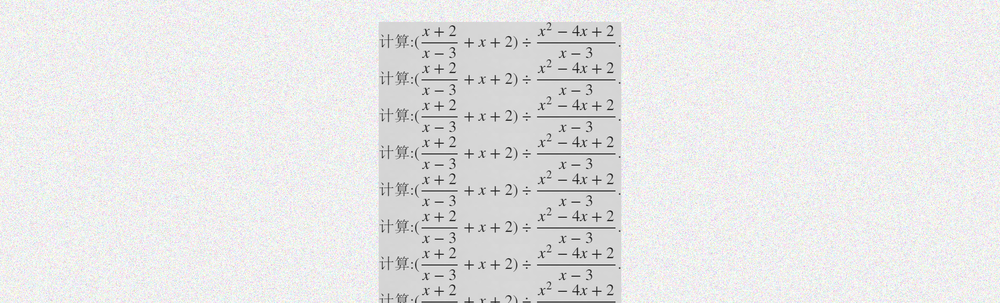
#> input picture 00a3316b-a3c5-4efe-b761-6b15e118df4d.png, 1000 x 303 px, shrunk from 2052 x 622 before the run; its folder holds only this picture in this run
$ python -i Image_SWT.py   (imports and definitions only)   (older library calls are emulated)
#> lines starting #> are read from the running program, lines starting #| are printed output that depends on the picture; after the words box and inside, x2 and y2 are one past the last pixel; in counts of white or black regions, pixels touching at a corner belong together
import cv2
import numpy as np
import os
import warnings

# [2 lines not run here, left out]


def optimized_swt(image_path):
    if not os.path.exists(image_path):
        raise FileNotFoundError(f"图像文件不存在：{image_path}")

    # 1. 读取原二值化图像（你的图是：文字浅、背景白）
    binary = cv2.imread(image_path, 0)
#> binary: shape (303, 1000); min 25, max 255, mean 230.1
    if binary is None:
        raise ValueError(f"无法读取图像：{image_path}")

    # 2. 反转图像（转为：文字黑、背景白 → 便于处理）
    binary_inverted = 255 - binary  # 文字变深，背景保持白
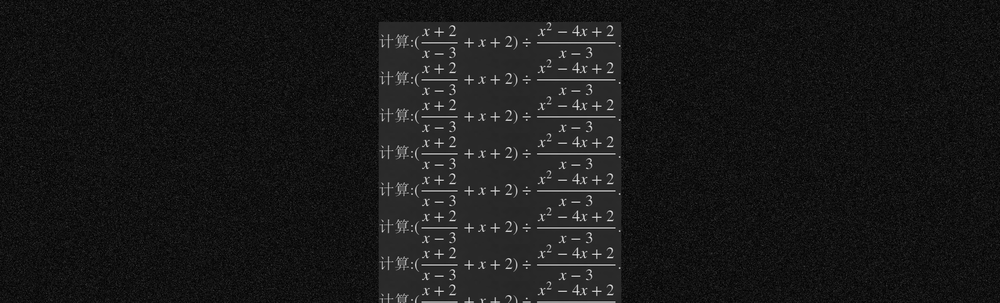
#> binary_inverted: shape (303, 1000); min 0, max 230, mean 24.9

    # 3. 提取文字区域（反转后，文字是黑色<127，背景是白色>127）
    text_mask = (binary_inverted < 127).astype(np.uint8) * 255  # 文字区域标记为255
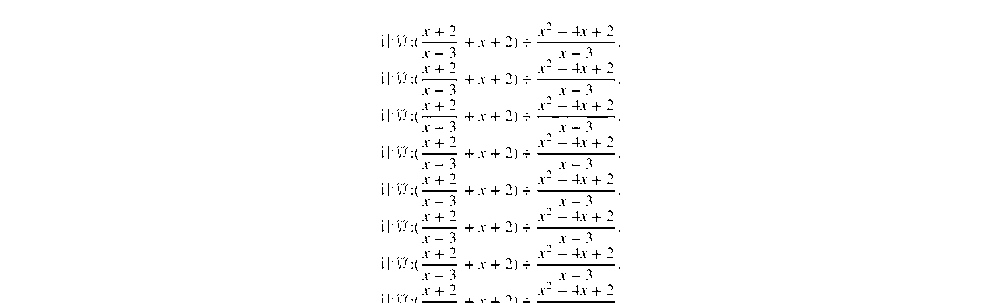
#> text_mask: shape (303, 1000); 98.5% white; black in thin lines or dots, all inside (x1, y1, x2, y2) = (382, 22, 620, 303)
    background_mask = 255 - text_mask  # 背景区域标记为0

    # 4. 边缘检测（针对反转后的文字区域）
    edges = cv2.Canny(text_mask, 30, 100)  # 敏感边缘检测，捕捉浅文字边缘
#> edges: shape (303, 1000); 2.1% white in thin lines or dots, all inside (x1, y1, x2, y2) = (381, 21, 621, 303)
    height, width = edges.shape
#> height = 303; width = 1000
    swt_map = np.zeros_like(edges, dtype=np.float32)
    visited = np.zeros_like(edges, dtype=bool)

    # 5. 梯度计算（仅文字区域）
    grad_x = cv2.Sobel(text_mask, cv2.CV_64F, 1, 0, ksize=3)
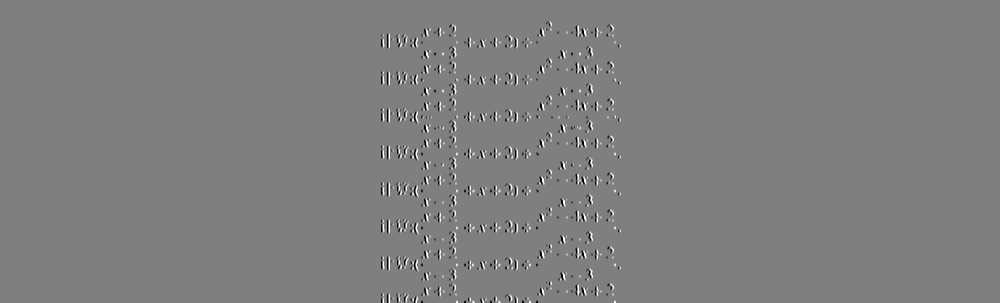
#> grad_x: shape (303, 1000) float64; min -1020, max 1020, mean 0; drawn with min black and max white
    grad_y = cv2.Sobel(text_mask, cv2.CV_64F, 0, 1, ksize=3)
    grad_dir = np.arctan2(grad_y, grad_x)
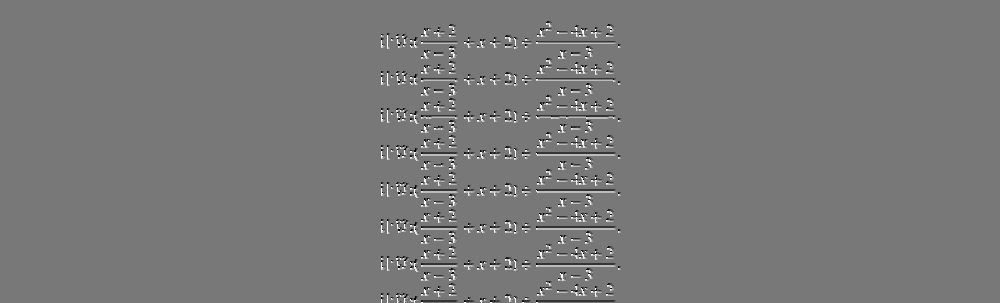
#> grad_dir: shape (303, 1000) float64; min -2.82, max 3.14, mean 0.0125; drawn with min black and max white

    # 6. 遍历文字边缘，计算笔画宽度
    edge_pixels = np.argwhere(edges > 0)
#> edge_pixels = 6216 pairs, first value 21 to 302, second value 381 to 620
    for (y, x) in edge_pixels:
        if visited[y, x] or text_mask[y, x] == 0:
            continue

        dir_x = np.round(np.cos(grad_dir[y, x])).astype(int)
        dir_y = np.round(np.sin(grad_dir[y, x])).astype(int)
        if dir_x == 0 and dir_y == 0:
            dir_x = 1

        current_x, current_y = x, y
        stroke_width = 0
        while stroke_width < 60:
            current_x += dir_x
            current_y += dir_y
            stroke_width += 1

            if current_x < 0 or current_x >= width or current_y < 0 or current_y >= height:
                break

            if text_mask[current_y, current_x] > 0 and edges[current_y, current_x] > 0 and not visited[
                current_y, current_x]:
                swt_map[y, x] = stroke_width
                swt_map[current_y, current_x] = stroke_width
                visited[y, x] = True
                visited[current_y, current_x] = True
                break
#> this loop made 6216 passes
#> (y, x, dir_y) on passes 1 to 3: (21, 548, -1), (21, 549, -1), (22, 550, -1)
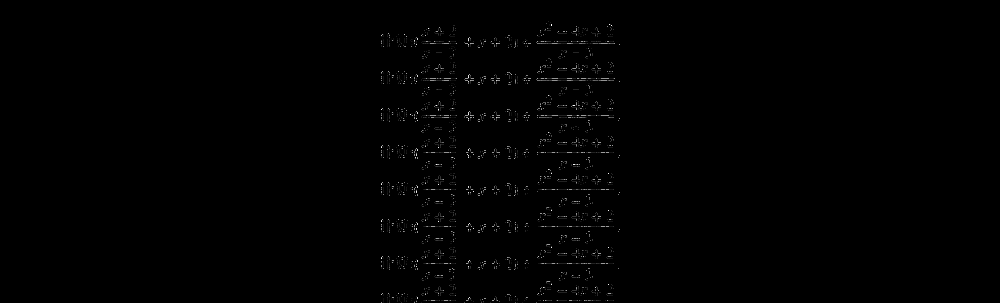
#> swt_map: shape (303, 1000) float32; min 0, max 60, mean 0.3; drawn with min black and max white
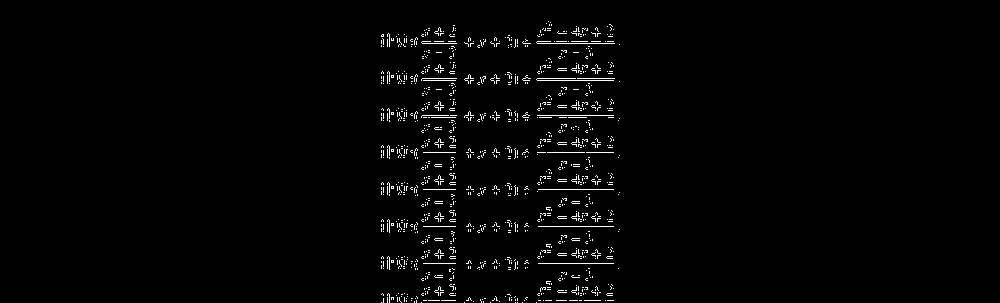
#> visited: shape (303, 1000) bool; 1.7% white in thin lines or dots, all inside (x1, y1, x2, y2) = (381, 21, 620, 303)

    # 7. 核心：增强文字亮度（反转回原背景+提亮文字）
    # 文字区域 = SWT宽度×10（大幅提亮），背景保持白色
    swt_enhanced = np.ones_like(binary, dtype=np.float32) * 255  # 背景设为白色
    swt_enhanced[text_mask > 0] = swt_map[text_mask > 0] * 10  # 文字区域大幅提亮
    swt_enhanced = np.clip(swt_enhanced, 0, 255)  # 限制在0-255

    # 新增：反转图像 → 白底浅字 变为 白底黑字
    swt_enhanced = 255 - swt_enhanced  # 关键修改：反转像素值
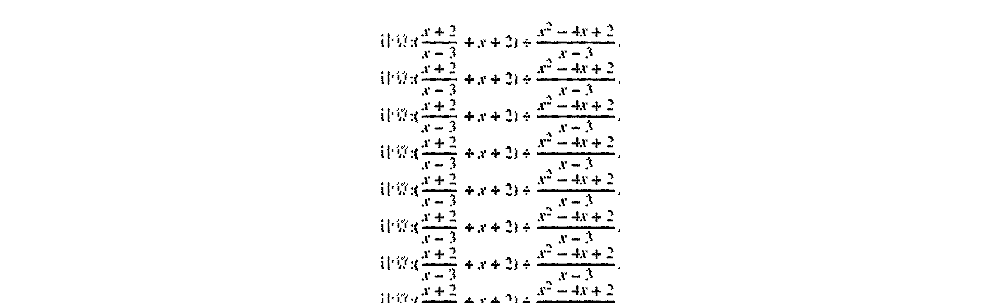
#> swt_enhanced: shape (303, 1000) float32; min 0, max 255, mean 248.7

    # 8. 最终转换为8位图像
    swt_normalized = swt_enhanced.astype(np.uint8)
    return swt_normalized


# 批量处理主程序
# [24 lines not run here, left out]

>>> result = optimized_swt('../00a3316b-a3c5-4efe-b761-6b15e118df4d.png')

$ run again, on 00b7efc3-fbf3-4158-8bed-e7397c343c7d.png
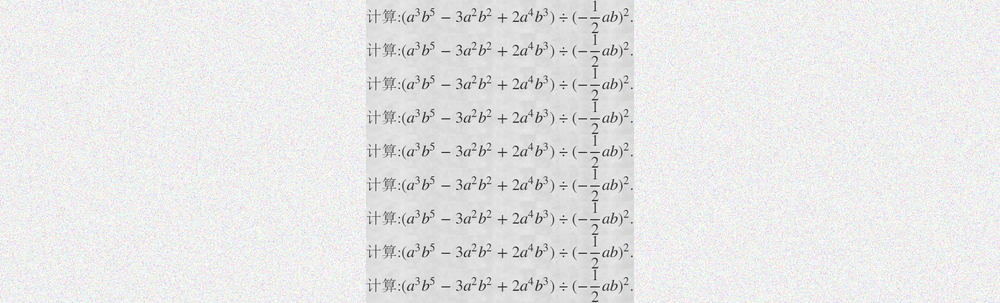
#> input picture 00b7efc3-fbf3-4158-8bed-e7397c343c7d.png, 1000 x 303 px, shrunk from 2052 x 622 before the run
#> text_mask: shape (303, 1000); 98.7% white; black in thin lines or dots, all inside (x1, y1, x2, y2) = (369, 1, 633, 302)
#> edges: shape (303, 1000); 2.2% white in thin lines or dots, all inside (x1, y1, x2, y2) = (368, 0, 633, 303)
#> edge_pixels = 6633 pairs, first value 0 to 302, second value 368 to 632
#> the loop in optimized_swt, `for (y, x) in edge_pixels:` made 6633 passes
#> (y, x, dir_y) on passes 1, 2, 4: (0, 594, 0), (0, 595, 0), (2, 594, 0)
#> after the loop in optimized_swt, `for (y, x) in edge_pixels:`:
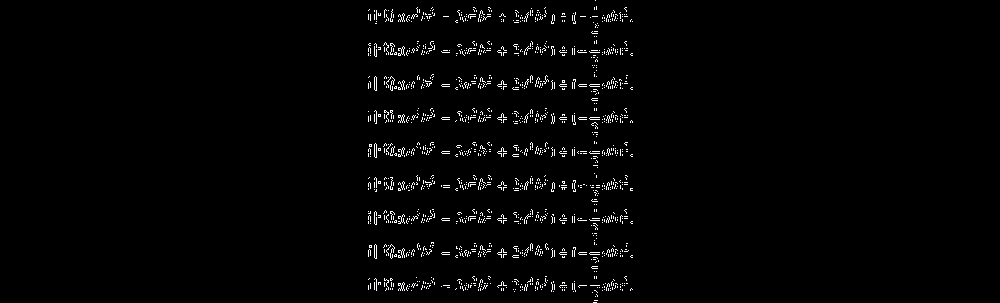
#> visited: shape (303, 1000) bool; 1.8% white in thin lines or dots, all inside (x1, y1, x2, y2) = (368, 0, 633, 303)
#> in optimized_swt, `swt_enhanced = 255 - swt_enhanced`:
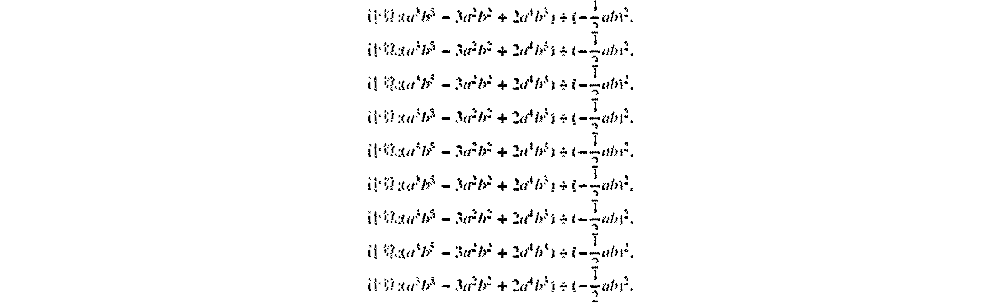
#> swt_enhanced: shape (303, 1000) float32; min 0, max 255, mean 249.3

$ run again, on 00bd9b3f-a066-440b-b9ea-963221bab6b6.png
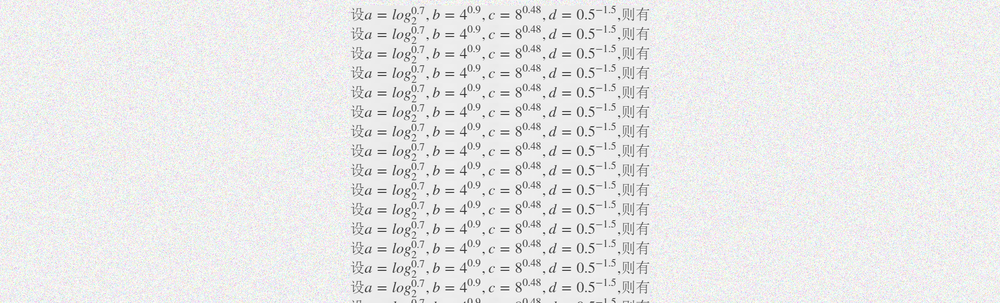
#> input picture 00bd9b3f-a066-440b-b9ea-963221bab6b6.png, 1000 x 303 px, shrunk from 2052 x 622 before the run
#> text_mask: shape (303, 1000); 98.4% white; black in thin lines or dots, all inside (x1, y1, x2, y2) = (353, 6, 649, 303)
#> edges: shape (303, 1000); 3.4% white in thin lines or dots, all inside (x1, y1, x2, y2) = (352, 5, 650, 303)
#> edge_pixels = 10272 pairs, first value 5 to 302, second value 352 to 649
#> the loop in optimized_swt, `for (y, x) in edge_pixels:` made 10272 passes
#> (y, x, dir_y) on passes 1 to 3: (5, 605, -1), (5, 613, -1), (5, 614, -1)
#> after the loop in optimized_swt, `for (y, x) in edge_pixels:`:
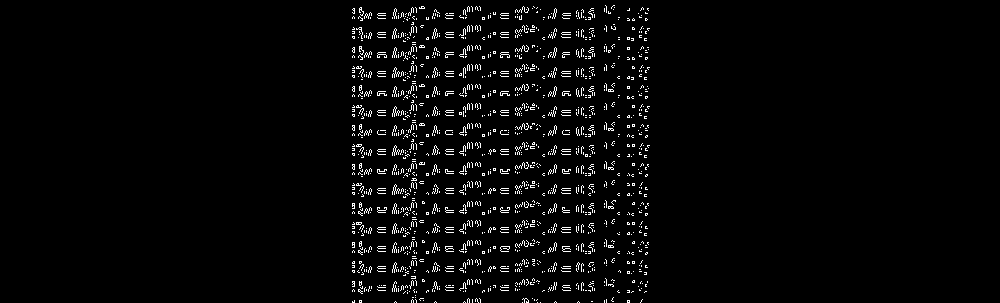
#> visited: shape (303, 1000) bool; 3% white in thin lines or dots, all inside (x1, y1, x2, y2) = (352, 5, 650, 303)
#> in optimized_swt, `swt_enhanced = 255 - swt_enhanced`:
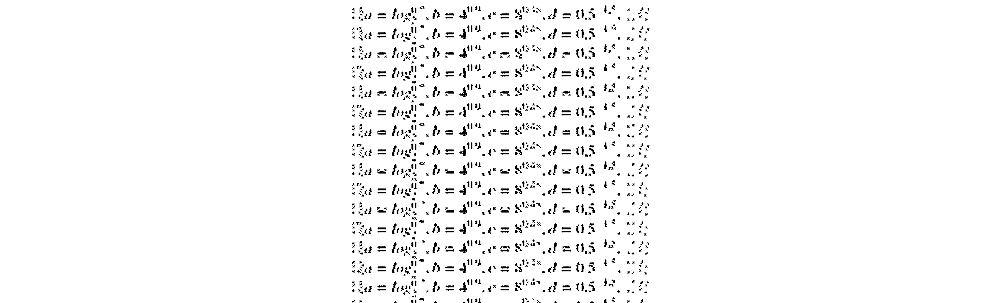
#> swt_enhanced: shape (303, 1000) float32; min 0, max 255, mean 247.4

$ run again, on 00c041d9-a09d-4545-917a-546db1e28ee8.png
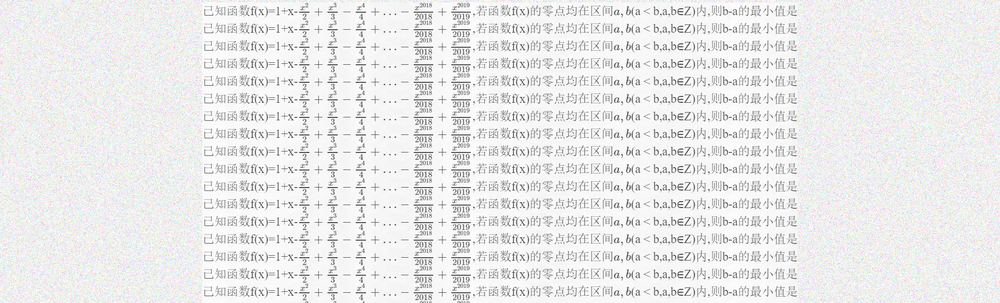
#> input picture 00c041d9-a09d-4545-917a-546db1e28ee8.png, 1000 x 303 px, shrunk from 2052 x 622 before the run
#> text_mask: shape (303, 1000); 98.9% white; black in thin lines or dots, all inside (x1, y1, x2, y2) = (212, 6, 796, 303)
#> edges: shape (303, 1000); 3.6% white in thin lines or dots, all inside (x1, y1, x2, y2) = (211, 5, 797, 303)
#> edge_pixels = 10807 pairs, first value 5 to 302, second value 211 to 796
#> the loop in optimized_swt, `for (y, x) in edge_pixels:` made 10807 passes
#> (y, x, dir_y) on passes 1 to 3: (5, 362, -1), (5, 363, -1), (5, 364, -1)
#> in optimized_swt, `swt_enhanced = 255 - swt_enhanced`:
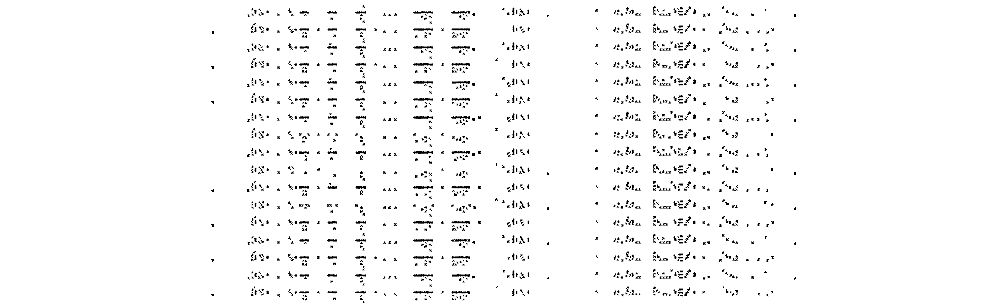
#> swt_enhanced: shape (303, 1000) float32; min 0, max 255, mean 247.8
